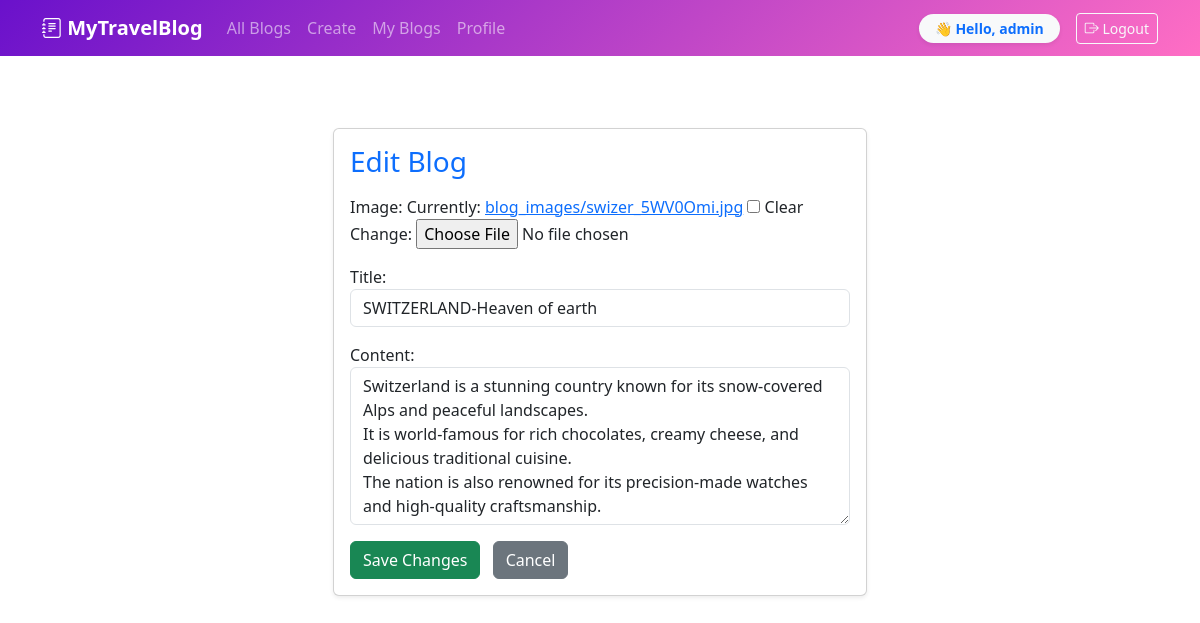
/edit/8/ (signed in), run on the app's committed database.
### blogApp/models.py (models this page shows, shortened)
class Blog(models.Model):
    user = models.ForeignKey(User, on_delete=models.CASCADE)
    image = models.ImageField(upload_to='blog_images/', null=True, blank=True)
    title = models.CharField(max_length=200)
    content = models.TextField()
    created_at = models.DateTimeField(auto_now_add=True)

### blogApp/views.py (the view)
# urls.py: path('edit/<int:blog_id>/', views.edit_blog, name='edit_blog'),
@permission_required('blogApp.change_blog', raise_exception=True)
def edit_blog(request, blog_id):
    blog = get_object_or_404(Blog, id=blog_id, user=request.user)
    if request.method == 'POST':
        form = BlogForm(request.POST, request.FILES, instance=blog)
        if form.is_valid():
            form.save()
            messages.success(request, "Blog updated successfully!")
            return redirect('my_blogs')
    else:
        form = BlogForm(instance=blog)
    return render(request, 'blogApp/edit_blog.html', {'form': form, 'blog': blog})

### blogApp/forms.py
class BlogForm(forms.ModelForm):
    class Meta:
        model = Blog
        fields = ['image', 'title', 'content']
        widgets = {
            'title': forms.TextInput(attrs={'class': 'form-control'}),
            'content': forms.Textarea(attrs={'class': 'form-control', 'rows':6}),
        }

### blogApp/templates/blogApp/edit_blog.html (shortened to what this page needs)
{% extends "blogApp/base.html" %}
{% block content %}
<div class="container py-5">
  <div class="row justify-content-center">
    <div class="col-md-8 col-lg-6">
      <div class="card shadow-sm">
        <div class="card-body">
          <h3 class="card-title mb-3 text-primary">Edit Blog</h3>
          <form method="post" enctype="multipart/form-data">
            {{ form.as_p }}
            <button type="submit" class="btn btn-success">Save Changes</button>
            <a href="{% url 'my_blogs' %}" class="btn btn-secondary ms-2">Cancel</a>
          </form>
        </div>
      </div>
    </div>
  </div>
</div>
{% endblock %}

### blogApp/templates/blogApp/base.html (shortened to what this page needs)
<!doctype html>
{% load static %}
<html lang="en">
<head>
  <link href="https://cdn.jsdelivr.net/npm/bootstrap@5.3.2/dist/css/bootstrap.min.css" rel="stylesheet">
  <link rel="stylesheet" href="{% static 'css/site.css' %}">
  <link href="https://cdn.jsdelivr.net/npm/bootstrap-icons@1.11.1/font/bootstrap-icons.css" rel="stylesheet">
</head>
<body>
<nav class="navbar navbar-expand-lg navbar-dark"
     style="background: linear-gradient(135deg, #6a11cb, #ff6ec4);">
    <div class="container">
      <a class="navbar-brand fw-bold" href="{% url 'blog_list' %}">
        <i class="bi bi-journal-text"></i> MyTravelBlog
      </a>
      <div class="collapse navbar-collapse" id="mainNav">
        <ul class="navbar-nav me-auto mb-2 mb-lg-0">
          <li class="nav-item"><a class="nav-link" href="{% url 'blog_list' %}">All Blogs</a></li>
          {% if user.is_authenticated %}
          <li class="nav-item"><a class="nav-link" href="{% url 'create_blog' %}">Create</a></li>
          <li class="nav-item"><a class="nav-link" href="{% url 'my_blogs' %}">My Blogs</a></li>
          <li class="nav-item"><a class="nav-link" href="{% url 'profile' %}">Profile</a></li>
          {% endif %}
        </ul>
        <ul class="navbar-nav ms-auto">
          {% if user.is_authenticated %}
            <li class="nav-item d-flex align-items-center me-3">
              <div class="bg-light text-primary fw-bold px-3 py-1 rounded-pill shadow-sm small">
                👋 Hello, {{ user.username }}
              </div>
            </li>
            <li class="nav-item">
              <form action="{% url 'logout' %}" method="post" style="display:inline;">
                <button type="submit" class="btn btn-outline-light btn-sm">
                  <i class="bi bi-box-arrow-right"></i> Logout
                </button>
              </form>
            </li>
          {% else %}
            <li class="nav-item"><a class="nav-link" href="{% url 'login' %}">Login</a></li>
            <li class="nav-item"><a class="nav-link" href="{% url 'signup' %}">Sign Up</a></li>
          {% endif %}
        </ul>
      </div>
    </div>
  </nav>
  <div class="container mt-4">
    {% block content %}{% endblock %}
  </div>
</body>
</html>

### data on the page
Blog: title "SWITZERLAND-Heaven of earth", content "Switzerland is a stunning country known for its snow-covered Alps and peaceful landscapes. It is world-famous for rich chocolates, creamy cheese, and delicious traditional cuisine. The nation is also renowned for its precision-made watches and high-quality craftsmanship."

### other printed values
{{ user.username }} "admin"
